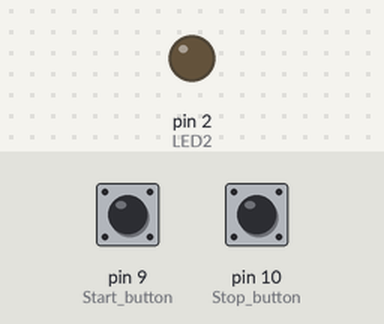
A sketch run on a simulated Arduino Uno, built with avr-gcc and run on an emulated ATmega328P. On the bench: output pins drawn as LEDs (lit = HIGH). The inputs (shaded band) are chosen by the test bench; at power-on: pin 10 (Stop_button) HIGH, pin 9 (Start_button) HIGH. What the sketch prints to the serial monitor is not drawn.

Above: at 1.2 s.
1.3 s: pin 10 (Stop_button) pulled LOW for 0.15 s
At 1.38 s:
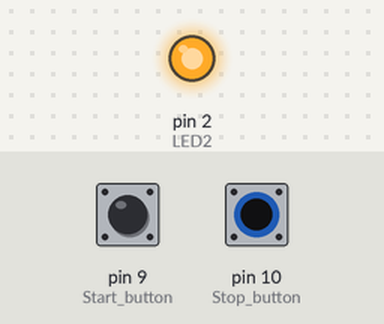
4.5 s: pin 10 (Stop_button) pulled LOW for 3.2 s
At 8.8 s:
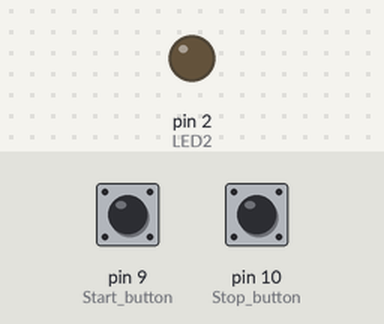
Timing chart, 0 to 10.3 s (numbered marks = the images above; inputs shaded):
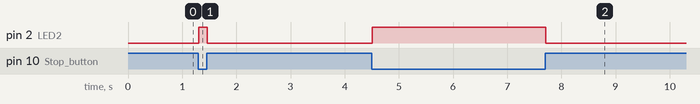

Measured:
- after the input at 1.3 s, pin 2 (LED2): LOW → HIGH at once, → LOW 0.15 s later
- after the input at 4.5 s, pin 2 (LED2): LOW → HIGH at once, → LOW 3.2 s later

The sketch:

bounce.ino
```cpp
#include <Bounce.h>

// This code turns a led on/off through a debounced Start
// Build the circuit indicated here: http://arduino.cc/en/Tutorial/Start

#define Start_button 9
#define Stop_button 10
#define LED1 1
#define LED2 2

byte button_state = 0;

// Instantiate a Bounce object with a 5 millisecond debounce time
Bounce bouncer_start_button = Bounce( Start_button,5 );
Bounce bouncer_stop_button = Bounce( Stop_button,5 );


void setup() {
  pinMode(Start_button,INPUT_PULLUP);
  pinMode(Stop_button,INPUT_PULLUP);
  pinMode(LED1,OUTPUT);
  pinMode(LED2,OUTPUT);
  Serial.begin(38400);
}

void loop() {
 // Update the debouncer
  bouncer_start_button.update ( );
  bouncer_stop_button.update ( );

 // Get the update value
 int value_Start = bouncer_start_button.read();
 int value_Stop = bouncer_stop_button.read();

 // Turn on or off the LED
 if ( value_Start == LOW ) {
    digitalWrite(LED1, HIGH );
    button_state = 0b00000001;
    Serial.println("Start Button Press");
    Serial.println(button_state,BIN);


 } else if (value_Stop == LOW)  {
    digitalWrite(LED2, HIGH );
    button_state = 0b00000010;
    Serial.println("Stop Button Press");
    Serial.println(button_state,BIN);
 }

 else {
   digitalWrite(LED1, LOW );
   digitalWrite(LED2, LOW );
   button_state = 0b00000000;
   Serial.println("Buttons Release");
   Serial.println(button_state,BIN);
 }


}
```
